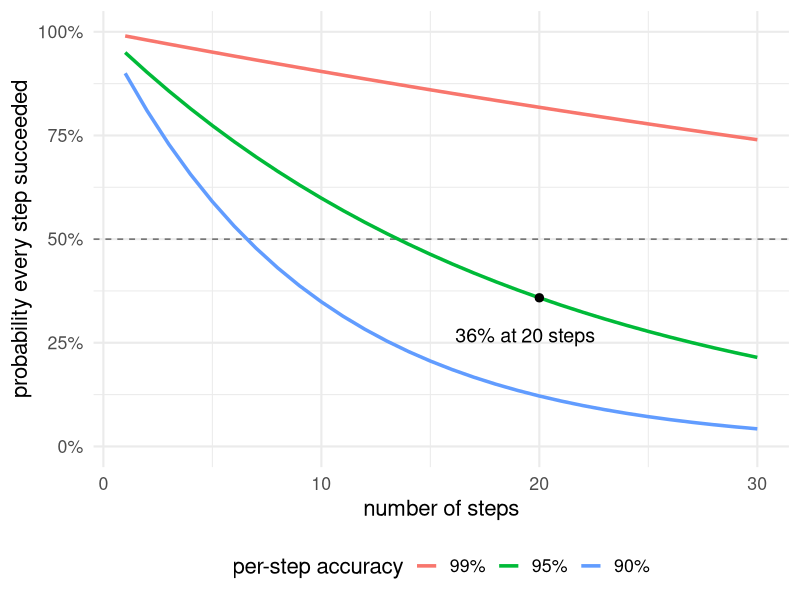

Generate this figure with R:
## ---- chunk 1
# figures formatting setup
options(htmltools.dir.version = FALSE)
library(knitr)
opts_chunk$set(
  prompt = T,
  fig.align="center", #fig.width=6, fig.height=4.5,
  # out.width="748px", #out.length="520.75px",
  dpi=300, #fig.path='Figs/',
  cache=T, #echo=F, warning=F, message=F
  engine.opts = list(bash = "-l")
  )

## Next hook based on this SO answer: https://stackoverflow.com/a/39025054
knit_hooks$set(
  prompt = function(before, options, envir) {
    options(
      prompt = if (options$engine %in% c('sh','bash', 'zsh')) '$ ' else 'R> ',
      continue = if (options$engine %in% c('sh','bash', 'zsh')) '$ ' else '+ '
      )
})

# Set CRAN mirror
options(repos = c(CRAN = "https://cran.rstudio.com/"))

if (!require("fontawesome", character.only = TRUE)) {
  install.packages("fontawesome", dependencies = TRUE)
  library(fontawesome, character.only = TRUE)
}
## ---- chunk 2
#| label: fig-error-decay
#| echo: false
#| cache: false
#| fig-width: 7
#| fig-height: 4.5
#| message: false
library(ggplot2)

n <- 1:30
decay <- data.frame(
  steps = rep(n, 3),
  accuracy = factor(rep(c("99%", "95%", "90%"), each = length(n)),
                    levels = c("99%", "95%", "90%")),
  prob = c(0.99^n, 0.95^n, 0.90^n)
)

ggplot(decay, aes(x = steps, y = prob, colour = accuracy)) +
  geom_hline(yintercept = 0.5, linetype = "dashed", colour = "grey40") +
  geom_line(linewidth = 1.2) +
  annotate("point", x = 20, y = 0.95^20, size = 2.5) +
  annotate("text", x = 20, y = 0.95^20 - 0.09, label = "36% at 20 steps",
           hjust = 0.6, size = 5) +
  scale_y_continuous(limits = c(0, 1), labels = scales::percent) +
  labs(x = "number of steps",
       y = "probability every step succeeded",
       colour = "per-step accuracy") +
  theme_minimal(base_size = 16) +
  theme(legend.position = "bottom")
